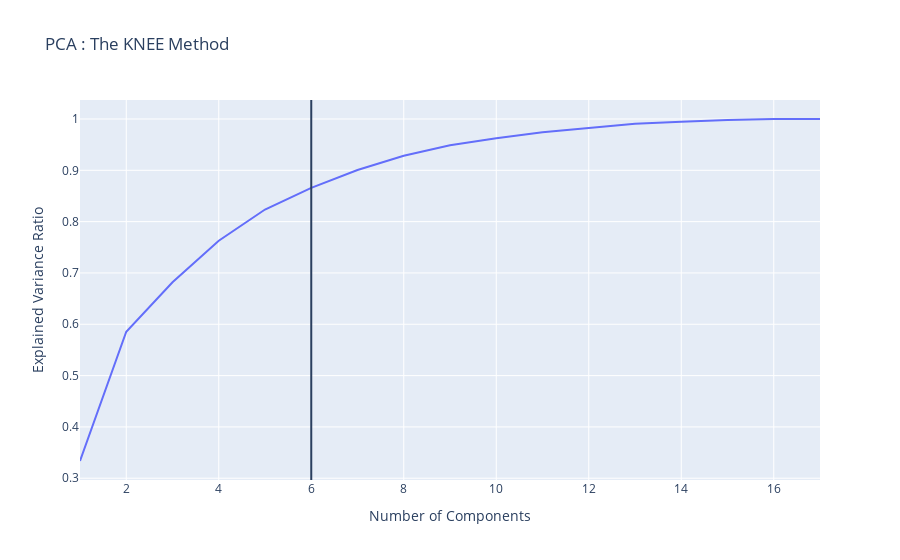

The notebook cell saved with this chart:
### Code cell
knee, PCA_X , y = PCA_dimensionality().PCA_fit_transform(X_scaled,y)

### Figure 1 — Plotly figure (JSON) as saved in the notebook; plotly's stock layout.template omitted (floating-point values rounded to 4 significant figures)
{"data": [{"hovertemplate": "Number of Components=%{x}<br>Explained Variance Ratio=%{y}<extra></extra>", "legendgroup": "", "line": {"color": "#636efa", "dash": "solid"}, "mode": "lines", "name": "", "orientation": "v", "showlegend": false, "type": "scatter", "x": [1, 2, 3, 4, 5, 6, 7, 8, 9, 10, 11, 12, 13, 14, 15, 16, 17], "xaxis": "x", "y": [0.3336, 0.5855, 0.6819, 0.7628, 0.8236, 0.8657, 0.9006, 0.9284, 0.9486, 0.9625, 0.9741, 0.9827, 0.9908, 0.9949, 0.9982, 1, 1], "yaxis": "y"}], "layout": {"legend": {"tracegroupgap": 0}, "shapes": [{"type": "rect", "x0": 6, "x1": 6, "xref": "x", "y0": 0, "y1": 1, "yref": "y domain"}], "title": {"text": "PCA : The KNEE Method"}, "xaxis": {"anchor": "y", "domain": [0, 1], "title": {"text": "Number of Components"}}, "yaxis": {"anchor": "x", "domain": [0, 1], "title": {"text": "Explained Variance Ratio"}}}}
